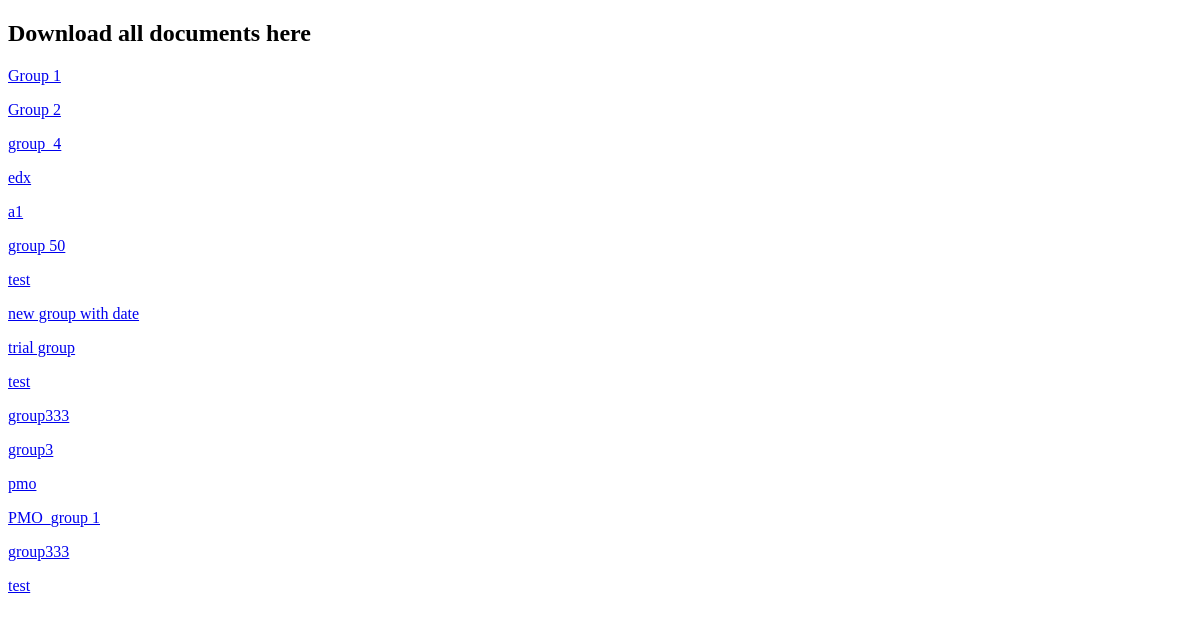
/submit/list/, run on an earlier commit of the app's database.
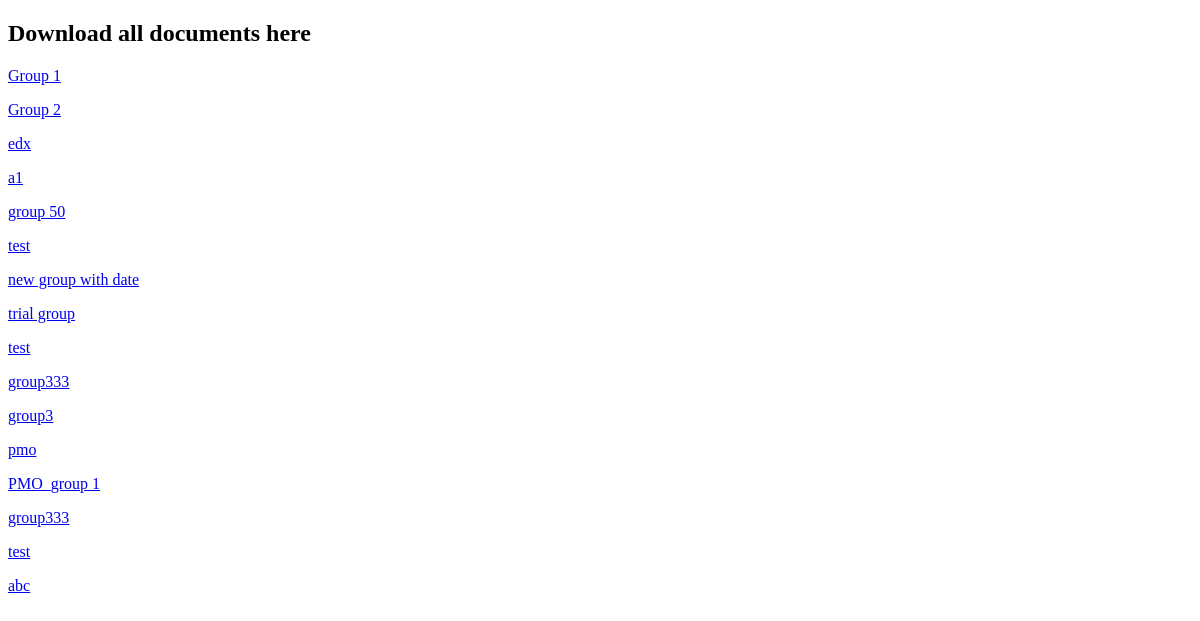
And on a later commit of the database.
### submit/models.py (models this page shows, shortened)
class Groups(models.Model):
	group_name = models.CharField(max_length=200)
	sub_date = models.DateTimeField('date published',null=True, blank=True)
	published = models.CharField(max_length=255, null=True, blank=True)
	docfile = models.FileField(upload_to=file,null=True, blank=True)
	md5 = models.CharField(max_length=32,null=True, blank=True)
	summary = models.TextField(max_length=500, null=True, blank=True)
	src_url = models.URLField(null=True, blank=True)
	doc_url = models.URLField(null=True, blank=True)

### submit/views.py (the view)
def list(request):
	projects = Groups.objects.all()
	return render_to_response('submit/list.html',{'projects':projects})

### submit/templates/submit/list.html (shortened to what this page needs)
<!DOCTYPE html>
<html>
<head>
</head>
<body>
<h2>Download all documents here </h2>
{% for i in projects %}
 <p> <a href="{{ i.docfile.url }}">{{ i.group_name }}</a><p>
{% endfor %}
</body>
</html>

What changed in the data, as far as the page shows it:
removed Groups: group_name "group_4"
added Groups: group_name "abc"
